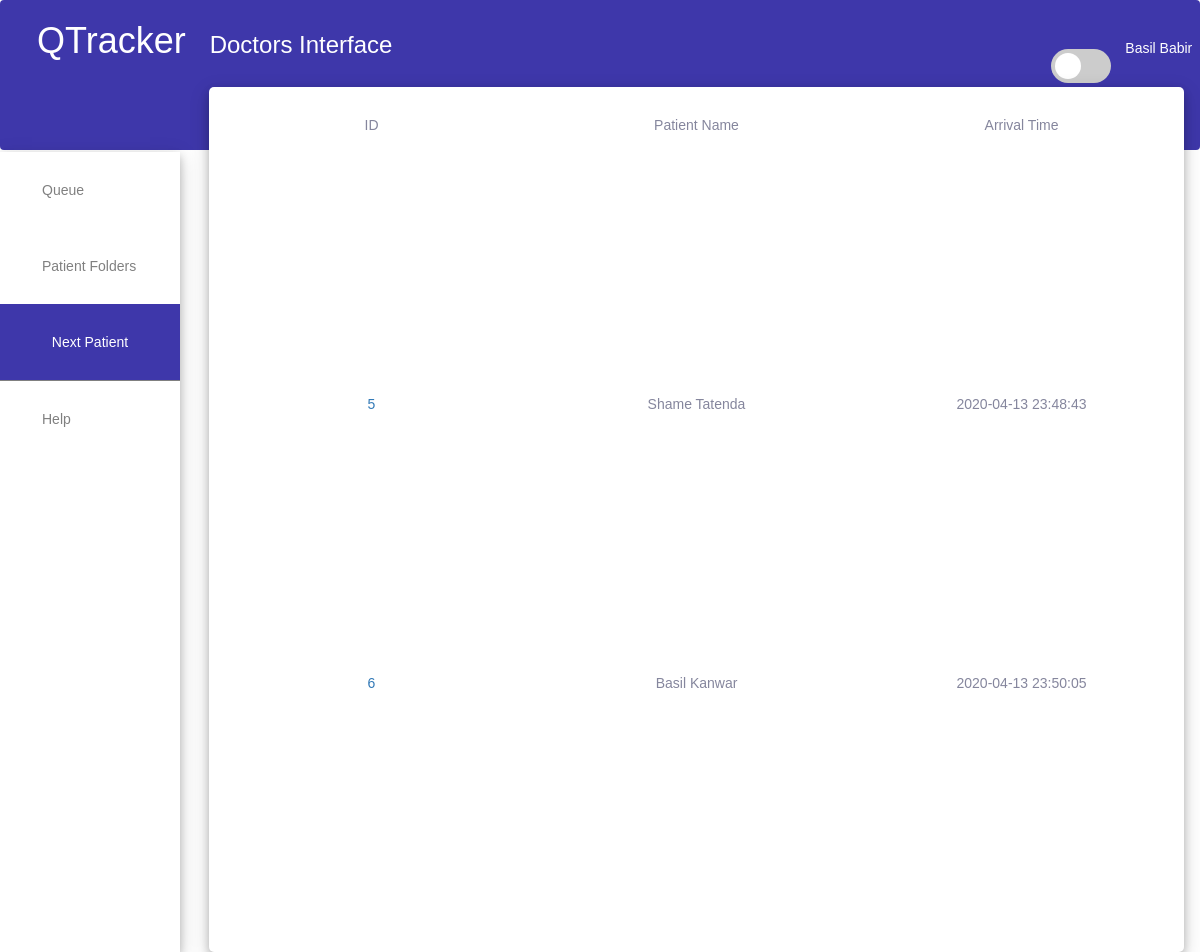
The page /doctor.php (signed in) on the database as committed earlier.
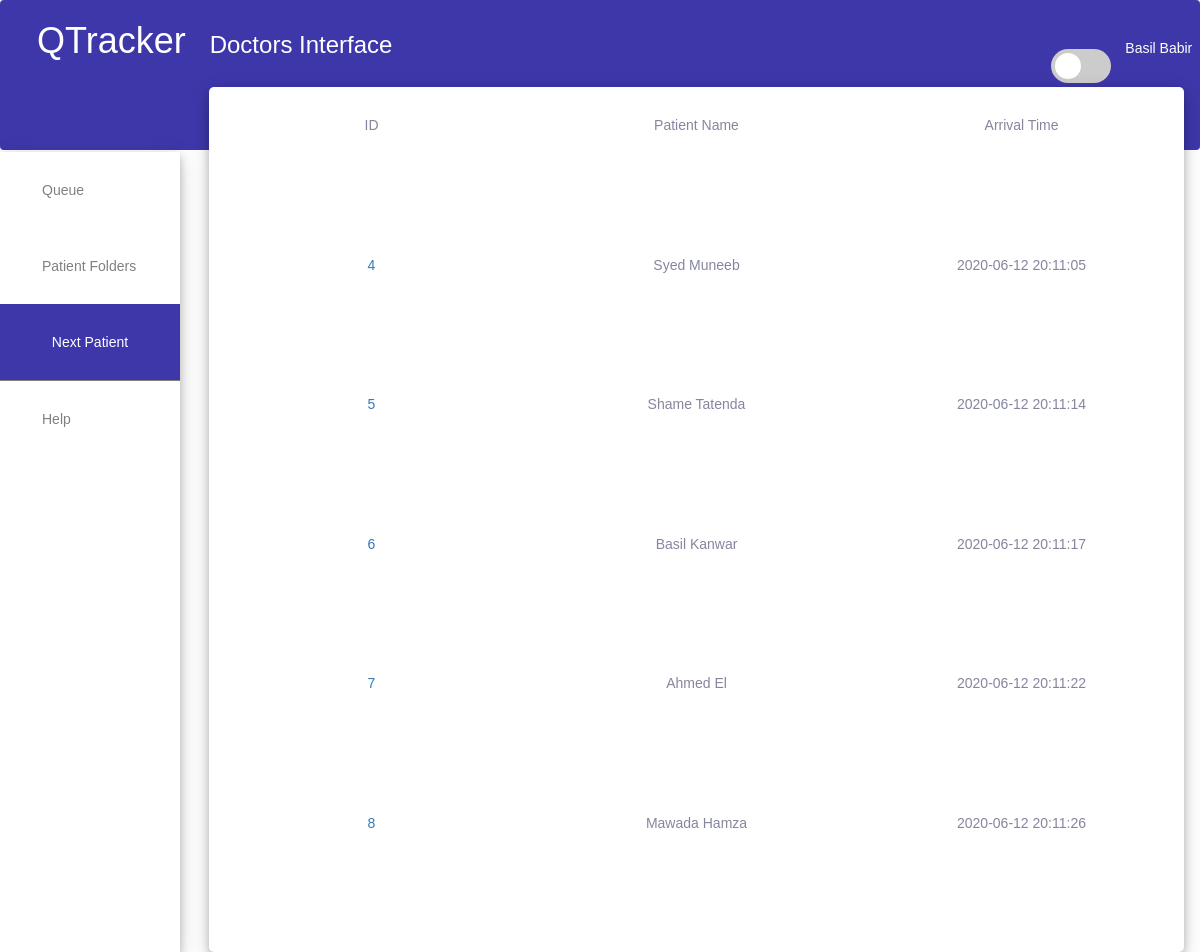
The same page on the database as committed later.
### tables this page shows
CREATE TABLE `employees` (
  `ssn` int(11) NOT NULL,
  `name` varchar(25) NOT NULL,
  `lname` varchar(25) NOT NULL,
  `phone` varchar(15) NOT NULL,
  `address` varchar(255) NOT NULL,
  `position` varchar(1) NOT NULL
);

CREATE TABLE `q2000` (
  `patientID` int(11) NOT NULL,
  `ts` timestamp NOT NULL DEFAULT CURRENT_TIMESTAMP,
  `arrivalTime` int(11) DEFAULT NULL,
  `serviceTime` int(11) DEFAULT NULL,
  `departureTime` int(11) DEFAULT NULL,
  `waitingTime` int(11) DEFAULT NULL,
  `tsb` int(11) DEFAULT NULL,
  `timeInSystem` int(11) DEFAULT NULL
);

CREATE TABLE `patients` (
  `id` int(11) NOT NULL,
  `name` varchar(50) NOT NULL,
  `phone` varchar(15) NOT NULL,
  `address` varchar(255) NOT NULL,
  `user_closed` varchar(3) NOT NULL
);

### doctor.php (the view, shortened to what this page needs)
<?php
  require 'config/config.php';
?>
<html lang="en" dir="ltr">
  <head>
    <link rel="stylesheet" href="https://maxcdn.bootstrapcdn.com/bootstrap/3.4.0/css/bootstrap.min.css">
    <link rel="stylesheet" href="assets/css/doctor.css">
  </head>
  <body>
    <div class="navBar">
      <div class="navItems">
        <h1>QTracker</h1>
        <h3>Doctors Interface</h3>
        <label class="switch">
          <span class="slider round"></span>
        </label>
        <?php
          $email = $_SESSION['emailDoc'];
          $doctorsEntries = mysqli_query($con, "SELECT * FROM doctors WHERE email='$email'");
          $row = mysqli_fetch_array($doctorsEntries);
          $ssn = $row['ssn'];
          $doctorsEntries = mysqli_query($con, "SELECT * FROM employees WHERE ssn='$ssn'");
          $row = mysqli_fetch_array($doctorsEntries);
          echo "<h5>" . $row['name'] . " " . $row['lname'] . "</h5>";
        ?>
      </div>
    </div>
    <div class="wrapper">
      <div class="sideBar">
        <div class="section1">
          <a href="#" id="queuetab">Queue</a>
          <a href="#" id="patienttab">Patient Folders</a>
          <input  type="button" name="remove_Patient" value="Next Patient" class="nextPatientBtn" data-toggle="modal" data-target="#nextPatientModal">
        </div>
        <div class="section2">
          <a href="#">Help</a>
        </div>
      </div>
      <div class="queueblock">
        <div class="column">
          ID
        </div>
        <div class="column">
          Patient Name
        </div>
        <div class="column">
          Arrival Time
        </div>
        <?php
        $email = $_SESSION['emailDoc'];
        $doctorsEntries = mysqli_query($con, "SELECT * FROM doctors WHERE email='$email'");
        $row = mysqli_fetch_array($doctorsEntries);
        $queueName = 'q' . $row['ssn'];
        $queueEntries = mysqli_query($con, "SELECT * FROM $queueName ORDER By ts ASC");
        while($row = mysqli_fetch_array($queueEntries)){
            $patientID = $row['patientID'];
            $patientEntries = mysqli_query($con, "SELECT * FROM patients WHERE id='$patientID'");
            $patientRow = mysqli_fetch_array($patientEntries);
            $patientName = $patientRow['name'];
            echo "<div><a href=\"patientProfile.php?id=" . $patientID . "\">". $patientID . "</a></div>" . "<div>". $patientName . "</div>" . "<div>". $row['ts'] . "</div>" ;
        }
        ?>
      </div>
    </div>
  </body>
</html>

### assets/css/doctor.css (style rules this page uses)
html { margin: 0; }
body { overflow-x: hidden; overflow-y: hidden; height: 100vh; width: 100vw; font-family: Helvetica; }
.navBar { width: 100%; height: 150px; background: #3e37aa; display: block; align-items: baseline; }
.switch { position: relative; display: flex; width: 60px; height: 34px; margin-left: 55%; }
.slider { position: absolute; cursor: pointer; top: 0; left: 0; right: 0; bottom: 0; background-color: #ccc; -webkit-transition: .4s; transition: .4s; }
.slider:before { position: absolute; content: ""; height: 26px; width: 26px; left: 4px; bottom: 4px; background-color: white; -webkit-transition: .4s; transition: .4s; }
.slider.round { border-radius: 34px; }
.slider.round:before { border-radius: 50%; }
h3 { color: white; margin-left: 1em; }
.navItems { display: flex; align-items: baseline; }
.navItems h1 { color: white; margin-left: 1em; }
.navItems h5 { color: white; margin-left: 1em; }
.wrapper { display: grid; grid-template-columns: 15% 85%; grid-column-gap: 1em; position: relative; margin: -18px auto; height:100%; }
.sideBar { background: white; height: 100%; display: block; box-shadow: 0 4px 8px 0 rgba(0, 0, 0, 0.2), 0 6px 20px 0 rgba(0, 0, 0, 0.19); }
.sideBar a { display: block; color: grey; padding: 2em 0 2em 3em; text-decoration: none; }
.nextPatientBtn { background-color: #3e37aa; color: white; display: block; padding: 2em 0em 2em 0em; width:100%; text-align: center; text-decoration: none; border:none; }
.section1 { border-bottom: 1px solid grey; }
.section2 { display: block; }
.queueblock { display: grid; grid-template-columns: repeat(3, 3fr); color: #85869d; text-align: center; padding-top: 2em; overflow-y: scroll; background-color: white; z-index: 1; margin: -65px 30px 0 15px; border-radius: 5px; box-shadow: 0 4px 8px 0 rgba(0, 0, 0, 0.2), 0 6px 20px 0 rgba(0, 0, 0, 0.19); }

Rows that differ between the two databases and show on the page:
added q2000: patientID "4", patientID.name "Syed Muneeb", ts "2020-06-12 20:11:05"
changed q2000 "Shame Tatenda": ts "2020-04-13 23:48:43" → "2020-06-12 20:11:14"
changed q2000 "Basil Kanwar": ts "2020-04-13 23:50:05" → "2020-06-12 20:11:17"
added q2000: patientID "7", patientID.name "Ahmed El", ts "2020-06-12 20:11:22"
added q2000: patientID "8", patientID.name "Mawada Hamza", ts "2020-06-12 20:11:26"
